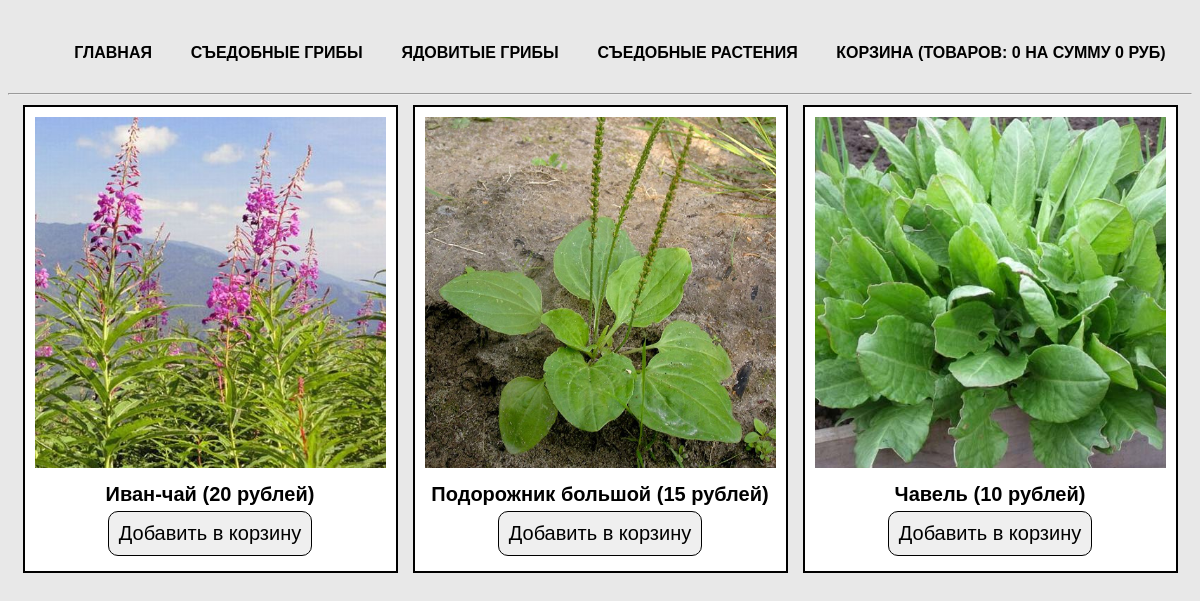
The page /index.php?cat=edible_plants on the database its author committed.
### tables this page shows
CREATE TABLE `cats` (
  `id` int(11) NOT NULL,
  `name` varchar(50) NOT NULL,
  `rus_name` varchar(50) NOT NULL
);

CREATE TABLE `products` (
  `id` int(11) NOT NULL,
  `title` varchar(50) NOT NULL,
  `cat` varchar(50) NOT NULL,
  `price` int(11) NOT NULL,
  `rus_name` varchar(50) NOT NULL,
  `img` varchar(50) NOT NULL,
  `descr` text NOT NULL
);

### index.php (the view)
<?php
require_once 'parts/header.php';
if (isset($_GET['cat'])) {
    $currentCat = $_GET['cat'];
    $products = $connect->query("SELECT * FROM products WHERE cat='$currentCat'");
    $products = $products->fetchAll(PDO::FETCH_ASSOC);
} else {
    $products = $connect->query("SELECT * FROM products");
    $products = $products->fetchAll(PDO::FETCH_ASSOC);
}
?>
    <div class="main">
        <?php if (empty($products)) { ?>
             <div class="card">Такой категории товаров не существует!</div>
        <?php } else { ?>
            <?php foreach ($products as $product) { ?>
                <div class="card">
                    <a href="product.php?product=<?=$product['title']?>">
                        <img src="img/<?=$product['img']?>" alt="<?=$product['rus_name']?>">
                    </a>
                    <div class="label"><?=$product['rus_name']?> (<?=$product['price']?> рублей)</div>
                    <?php require 'parts/button.php';?>
                </div>
            <?php } ?>
        <?php } ?>
    </div>
</body>
</html>

### parts/header.php (shortened to what this page needs)
<?php
require_once 'db/db.php';
$cats = $connect->query("SELECT * FROM cats");
$cats = $cats->fetchAll(PDO::FETCH_ASSOC);
?>
<!doctype html>
<html lang="ru">
<head>
    <link rel="stylesheet" href="css/style.css">
</head>
<body>
<nav>
    <ul>
        <li><a href="index.php">Главная</a></li>
        <?php foreach ($cats as $cat) { ?>
            <li><a href="index.php?cat=<? echo $cat['name']?>"><? echo $cat['rus_name']?></a></li>
        <?php } ?>
        <li><a href="cart.php">Корзина (Товаров:
            <?php if (isset($_SESSION['totalQuantity'])) { ?>
                <?=$_SESSION['totalQuantity']?>
            <?php } else { ?>
                    0
           <?php } ?>
                 на сумму
            <?php if (isset($_SESSION['totalPrice'])) { ?>
               <?=$_SESSION['totalPrice']?>
            <?php } else { ?>
              0
          <?php } ?>
          руб)
            </a>
        </li>
    </ul>
</nav>
<hr>

### parts/button.php (shortened to what this page needs)
<form method="POST" action="actions/add.php">
    <input type="submit" value="Добавить в корзину">
</form>

### css/style.css (style rules this page uses)
* { font-family: 'Arial', sans-serif; font-size: 20px; }
body { margin-top: 20px; background-color: #e8e8e8; }
a { text-decoration: none; text-transform: uppercase; color: #000000; -webkit-transition: all .3s; -moz-transition: all .3s; -ms-transition: all .3s; -o-transition: all .3s; transition: all .3s; }
input, button { margin: 5px auto; border: none; padding: 10px; -webkit-transition: all .3s; -moz-transition: all .3s; -ms-transition: all .3s; -o-transition: all .3s; transition: all .3s; }
input[type=submit], button { -webkit-border-radius: 10px; -moz-border-radius: 10px; border-radius: 10px; border: 1px solid black; display: block; cursor: pointer; }
label, .label { margin-top: 10px; font-weight: 700; }
img { width: 100%; }
.main, nav { width: 1170px; margin: auto; display: flex; flex-wrap: wrap; justify-content: space-around; }
nav ul { display: flex; list-style: none; width: 100%; justify-content: space-around; font-weight: 700; }
nav ul li a { font-size: 16px; }
.card { margin-bottom: 15px; width: 30%; padding: 10px; border: 2px solid black; text-align: center; background-color: #fff; }

### rows shown on the page
cats: rus_name "СЪЕДОБНЫЕ ГРИБЫ"
cats: rus_name "ЯДОВИТЫЕ ГРИБЫ"
cats: rus_name "СЪЕДОБНЫЕ РАСТЕНИЯ"
products: img (picture), rus_name "Иван-чай", price "20"
products: img (picture), rus_name "Подорожник большой", price "15"
products: img (picture), rus_name "Чавель", price "10"
